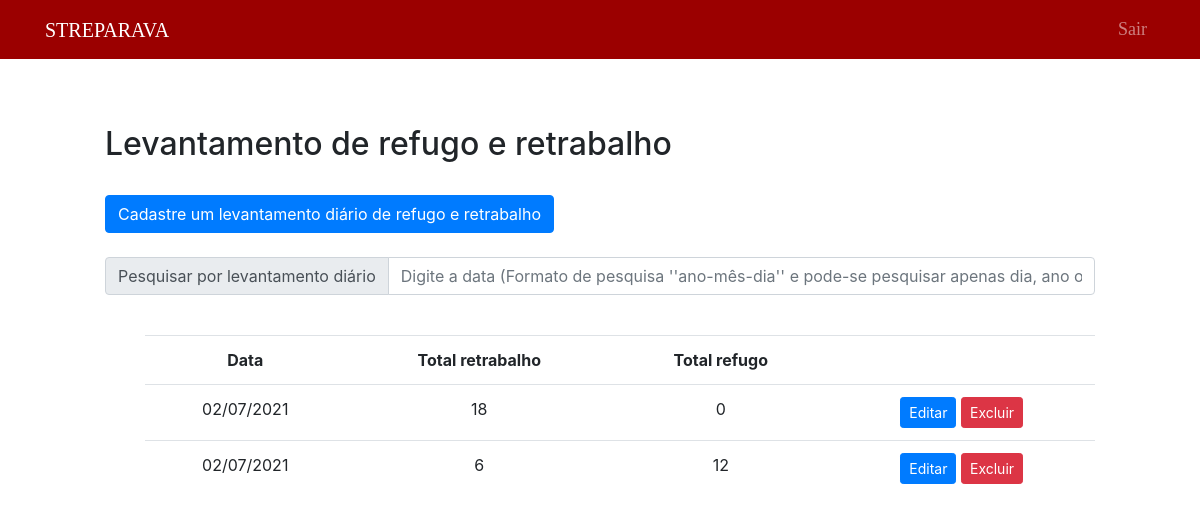
Before: /public/refret/listRefret.php (signed in) with the older database file.
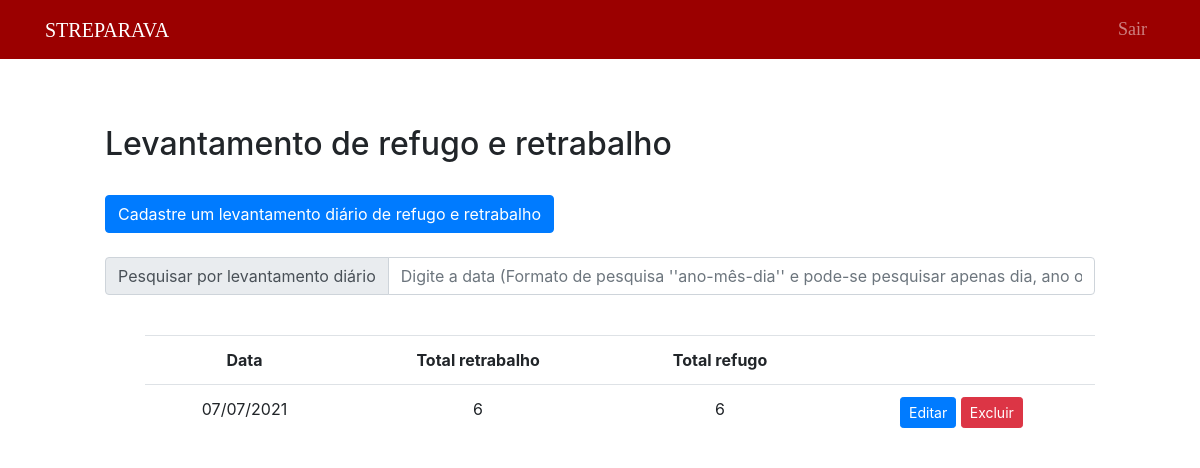
After: the same page with the newer database file.
### tables this page shows
CREATE TABLE `refret` (
  `id_refret` int(11) NOT NULL,
  `data` date NOT NULL,
  `retrabalho_braco` int(11) NOT NULL,
  `refugo_braco` int(11) NOT NULL,
  `retrabalho_tirante` int(11) NOT NULL,
  `refugo_tirante` int(11) NOT NULL,
  `retrabalho_travessa` int(11) NOT NULL,
  `refugo_travessa` int(11) NOT NULL,
  `retrabalho_roda` int(11) NOT NULL,
  `refugo_roda` int(11) NOT NULL,
  `retrabalho_montagem` int(11) NOT NULL,
  `refugo_montagem` int(11) NOT NULL,
  `retrabalho_pintura` int(11) NOT NULL,
  `refugo_pintura` int(11) NOT NULL,
  `total_retrabalho` int(11) NOT NULL,
  `total_refugo` int(11) NOT NULL,
  `observacoes` text NOT NULL
);

### public/refret/listrRefretNoSearch.php (the view, shortened to what this page needs)
<?php
include("../../data/connection.php");
$sql = "SELECT *, DATE_FORMAT(data,'%d/%m/%Y') as datas FROM refret order by data DESC";
$dadosRefret = $connection->query($sql);
if ($dadosRefret->num_rows > 0) {
?>
    <div style="margin-left: 100px; margin-right: 100px;">
        <br>
        <table class="table" style="text-align: center;">
        <tr>
                <th>Data</th>
                <th>Total retrabalho</th>
                <th>Total refugo</th>
                <th></th>
            </tr>
            <?php
            while ($exibir = $dadosRefret->fetch_assoc()) {
            ?>
                <tr>
                    <td><?php echo $exibir["datas"] ?></td>
                    <td><?php echo $exibir["total_retrabalho"] ?></td>
                    <td><?php echo $exibir["total_refugo"] ?></td>
                    <td>
                        <button type="button" class="btn btn-primary btn-sm">
                            <a href="editRefret.php?id=<?php echo $exibir["id_refret"] ?>" style="text-decoration: none; color: white">Editar</a>
                        </button>
                        <button type="submit" class="btn btn-danger btn-sm" formmethod="post">
                            <a href="deleteRefret.php?id=<?php echo $exibir["id_refret"] ?>" style="text-decoration: none; color: white"> Excluir </a>
                        </button>
                    </td>
                </tr>
            <?php
            }
            ?>
        </table>
    </div>
<?php
} else { ?>
    <div style="margin-left: 100px; margin-right: 100px;">
    <?php
    echo "Nenhum registro encontrado.";
}
    ?>

Changed rows visible on the page:
removed refret: datas "02/07/2021", total_retrabalho "18", total_refugo "0"
removed refret: datas "02/07/2021", total_retrabalho "6", total_refugo "12"
added refret: datas "07/07/2021", total_retrabalho "6", total_refugo "6"
